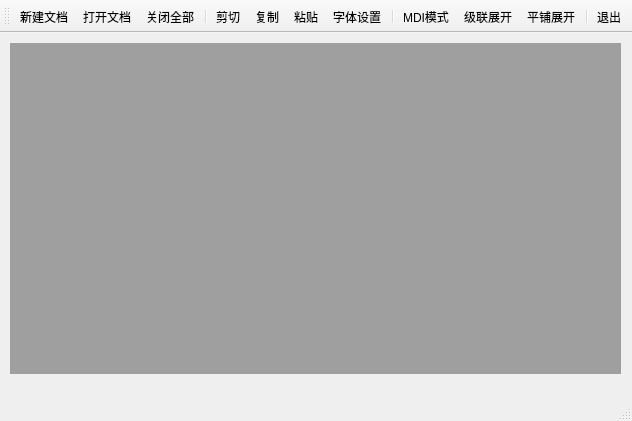
<?xml version="1.0" encoding="UTF-8"?>
<ui version="4.0">
 <class>QWMainWindow</class>
 <widget class="QMainWindow" name="QWMainWindow">
  <property name="geometry">
   <rect>
    <x>0</x>
    <y>0</y>
    <width>632</width>
    <height>421</height>
   </rect>
  </property>
  <property name="windowTitle">
   <string>QWMainWindow</string>
  </property>
  <widget class="QWidget" name="centralWidget">
   <widget class="QMdiArea" name="mdiArea">
    <property name="geometry">
     <rect>
      <x>10</x>
      <y>10</y>
      <width>611</width>
      <height>331</height>
     </rect>
    </property>
   </widget>
  </widget>
  <widget class="QMenuBar" name="menuBar">
   <property name="geometry">
    <rect>
     <x>0</x>
     <y>0</y>
     <width>632</width>
     <height>22</height>
    </rect>
   </property>
  </widget>
  <widget class="QToolBar" name="mainToolBar">
   <attribute name="toolBarArea">
    <enum>TopToolBarArea</enum>
   </attribute>
   <attribute name="toolBarBreak">
    <bool>false</bool>
   </attribute>
   <addaction name="actDoc_New"/>
   <addaction name="actDoc_Open"/>
   <addaction name="actCloseAll"/>
   <addaction name="separator"/>
   <addaction name="actCut"/>
   <addaction name="actCopy"/>
   <addaction name="actPaste"/>
   <addaction name="actFont"/>
   <addaction name="separator"/>
   <addaction name="actViewMode"/>
   <addaction name="actCascade"/>
   <addaction name="actTile"/>
   <addaction name="separator"/>
   <addaction name="actQuit"/>
  </widget>
  <widget class="QStatusBar" name="statusBar"/>
  <action name="actDoc_New">
   <property name="text">
    <string>新建文档</string>
   </property>
   <property name="toolTip">
    <string>新建文档</string>
   </property>
  </action>
  <action name="actDoc_Open">
   <property name="text">
    <string>打开文档</string>
   </property>
   <property name="toolTip">
    <string>打开文档</string>
   </property>
  </action>
  <action name="actCloseAll">
   <property name="text">
    <string>关闭全部</string>
   </property>
   <property name="toolTip">
    <string>关闭全部</string>
   </property>
  </action>
  <action name="actCut">
   <property name="text">
    <string>剪切</string>
   </property>
   <property name="toolTip">
    <string>剪切</string>
   </property>
  </action>
  <action name="actCopy">
   <property name="text">
    <string>复制</string>
   </property>
   <property name="toolTip">
    <string>复制</string>
   </property>
  </action>
  <action name="actPaste">
   <property name="text">
    <string>粘贴</string>
   </property>
   <property name="toolTip">
    <string>粘贴</string>
   </property>
  </action>
  <action name="actFont">
   <property name="text">
    <string>字体设置</string>
   </property>
   <property name="toolTip">
    <string>字体设置</string>
   </property>
  </action>
  <action name="actViewMode">
   <property name="checkable">
    <bool>true</bool>
   </property>
   <property name="text">
    <string>MDI模式</string>
   </property>
   <property name="toolTip">
    <string>MDI模式</string>
   </property>
  </action>
  <action name="actCascade">
   <property name="text">
    <string>级联展开</string>
   </property>
   <property name="toolTip">
    <string>级联展开</string>
   </property>
  </action>
  <action name="actTile">
   <property name="text">
    <string>平铺展开</string>
   </property>
   <property name="toolTip">
    <string>平铺展开</string>
   </property>
  </action>
  <action name="actQuit">
   <property name="text">
    <string>退出</string>
   </property>
   <property name="toolTip">
    <string>退出</string>
   </property>
  </action>
 </widget>
 <layoutdefault spacing="6" margin="11"/>
 <resources/>
 <connections>
  <connection>
   <sender>actQuit</sender>
   <signal>triggered()</signal>
   <receiver>QWMainWindow</receiver>
   <slot>close()</slot>
   <hints>
    <hint type="sourcelabel">
     <x>-1</x>
     <y>-1</y>
    </hint>
    <hint type="destinationlabel">
     <x>315</x>
     <y>210</y>
    </hint>
   </hints>
  </connection>
 </connections>
</ui>
